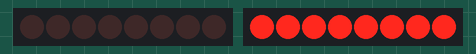
Recording of a sketch running on a simulated Arduino Mega 2560, built with avr-gcc and run on an emulated ATmega2560. Parts: 2 × 8 shift-register outputs drawn as a row of LEDs (first output left, lit = HIGH). Wiring (inferred from the names in the program): shift register (74HC595): data pin 30; shift clock pin 24; latch pin 27. Wiring (inferred from the signals the program sends): row of LEDs: on Q0, Q1, Q2, Q3, Q4, Q5, Q6, Q7.

Above: at 3.5 s.
At 5.05 s:
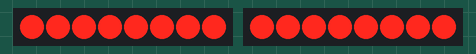
Timing chart, 0 to 6.0 s (numbered marks = the images above):
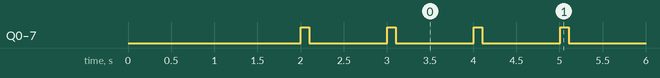

The sketch:

OneShiftReg.ino
```cpp
const int dataPinT = 22; // IC pin DS, 14
const int clockPinT = 24; // IC Pin SH_CP, 11
const int latchPinT = 23; // IC Pin ST_CP, 12

const int dataPinB = 26; // IC pin DS, 14
const int clockPinB = 28; // IC Pin SH_CP, 11
const int latchPinB = 27; // IC Pin ST_CP, 12

byte numCols = 10;
byte numRowsT = 8;
byte numRowsB = 4;
byte sustain = 800;

unsigned short colDataT[10] = { 0x01, 0x01, 0x01, 0x01, 0x01,
                    0x01, 0x01, 0x01, 0x01, 0x01 };
unsigned short colDataB[10] = { 0x01, 0x01, 0x01, 0x01, 0x01,
                    0x01, 0x01, 0x01, 0x01, 0x01 };

unsigned short static1[10] = { 0x08, 0x14, 0x22, 0x14, 0x08,
                    0x08, 0x14, 0x22, 0x14, 0x08 };
unsigned short static2[10] = { 0x00, 0x08, 0x14, 0x08, 0x00,
                     0x00, 0x08, 0x14, 0x08, 0x00 };

unsigned short on1[10] = { 0xff, 0xff, 0xff, 0xff, 0xff,
                    0xff, 0xff, 0xff, 0xff, 0xff };
unsigned short on2[10] = { 0xff, 0xff, 0xff, 0xff, 0xff,
                    0xff, 0xff, 0xff, 0xff, 0xff };
byte cols[10] = {30, 31, 32, 33, 34, 35, 36, 37, 38, 39};

void setup() {

  for( int i = 0; i < numCols; i++) {
    pinMode(cols[i], OUTPUT);
    digitalWrite(cols[i], LOW);
  }

  pinMode(latchPinT,OUTPUT);
  pinMode(dataPinT,OUTPUT);
  pinMode(clockPinT,OUTPUT);

  pinMode(latchPinB,OUTPUT);
  pinMode(dataPinB,OUTPUT);
  pinMode(clockPinB,OUTPUT);

  delay(2000);
//  for (int j = 0; j < numRows; j++) {
//    for (int i = 0; i < numCols; i++) {
//      digitalWrite(cols[i],HIGH);
//
//      digitalWrite(latchPin,LOW);
//      shiftOut(dataPin,clockPin,MSBFIRST,colData[i]);
//      digitalWrite(latchPin,HIGH);
//      delay(100);
//
//      digitalWrite(cols[i], LOW);
//      colData[i] = colData[i] << 1;
//    }
//  }
    for (int i = 0; i < numCols; i++) {
      digitalWrite(cols[i],HIGH);

      digitalWrite(latchPinT,LOW);
      digitalWrite(latchPinB,LOW);
      shiftOut(dataPinT,clockPinT,MSBFIRST,on1[i]);
      shiftOut(dataPinB,clockPinB,MSBFIRST,on2[i]);
      digitalWrite(latchPinT,HIGH);
      digitalWrite(latchPinB,HIGH);
      delay(100);

      digitalWrite(cols[i], LOW);
    }
}

void loop() {
//  for (int j = 0; j < sustain; j++) {
//    for (int i = 0; i < numCols; i++) {
//      digitalWrite(cols[i],HIGH);
//
//      digitalWrite(latchPinT,LOW);
//      shiftOut(dataPinT,clockPinT,MSBFIRST,static1[i]);
//      digitalWrite(latchPinT,HIGH);
//      delay(1);
//
//      digitalWrite(cols[i], LOW);
//    }
//  }
    for (int i = 0; i < numCols; i++) {
      digitalWrite(cols[i],HIGH);

      digitalWrite(latchPinT,LOW);
      digitalWrite(latchPinB,LOW);
      shiftOut(dataPinT,clockPinT,MSBFIRST,on1[i]);
      shiftOut(dataPinB,clockPinB,MSBFIRST,on2[i]);
      digitalWrite(latchPinT,HIGH);
      digitalWrite(latchPinB,HIGH);
      delay(100);

      digitalWrite(cols[i], LOW);
    }
}
```

Measured:
- by itself, Q0–7: alternates HIGH for 0.10 s and LOW for 0.90 s
